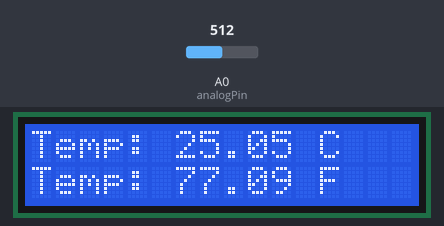
Bench run of a sketch on a simulated Arduino Uno, built with avr-gcc and run on an emulated ATmega328P. On the bench: 16×2 character LCD. The inputs (shaded band) are chosen by the test bench; at power-on: A0 (analogPin) = 512. What the sketch prints to the serial monitor is not drawn.

Above: at 1.2 s.
1.3 s: A0 (analogPin) set to 376
At 3.3 s:
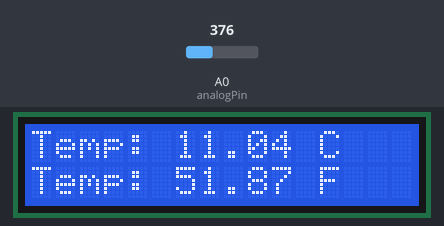
3.6 s: A0 (analogPin) set to 351
At 5.0 s:
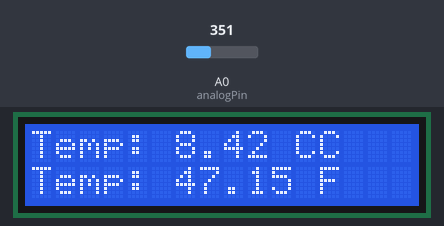
5.7 s: A0 (analogPin) set to 306
At 7.7 s:
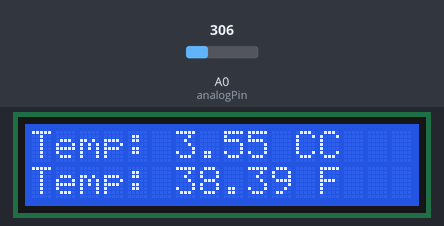
Timing chart, 0 to 9.2 s (numbered marks = the images above; inputs shaded):
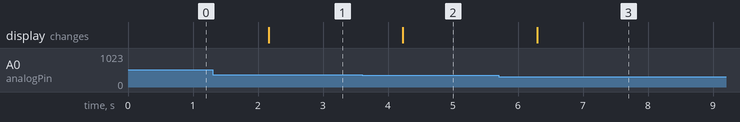

Measured:
- the behaviour switches between 366 and 365 on A0 (analogPin) (found by bisection; images 1 and 2)
- after the input at 1.3 s, the display: changes after 0.86 s (image 1)
- after the input at 3.6 s, the display: changes after 0.63 s (image 2)
- after the input at 5.7 s, the display: changes after 0.59 s (image 3)

The sketch:

LCD_temp.ino
```cpp
#define analogPin A0
#include <LiquidCrystal_I2C.h>
#include <Wire.h>
LiquidCrystal_I2C lcd(0x27,16,2);

void setup()
{
    Serial.begin(9600);
    pinMode(analogPin,0);
    lcd.begin();
  lcd.backlight();
  lcd.setBacklight(HIGH);
}

void loop()
{
    float r = 10000;
float logrt, rt, T, F;
float a = 0.9059557119e-03, b = 2.484884034e-04, c = 2.040119886e-07;
float adcVal, i, numSamples = 50;

   adcVal = 0;
  for (i = 0; i < numSamples; i++)
  {
    adcVal = adcVal + analogRead(analogPin);
  }
  adcVal = adcVal / 50;
  rt = r * (1023.0 / (float)adcVal - 1.0);
  logrt = log(rt);
  T = (1.0 / (a + b*logrt + c*logrt*logrt*logrt));
  T = T - 273.15;
  F = (T * 9.0)/ 5.0 + 32.0;

  Serial.println("Temperature in Celcius=" + String(T));
    lcd.setCursor(0,0);
    lcd.print("Temp: ");
    lcd.print(T);
    lcd.print(" C");
     lcd.setCursor(0,1);
    lcd.print("Temp: ");
    lcd.print(F);
    lcd.print(" F");
    delay(1000);
}
```
